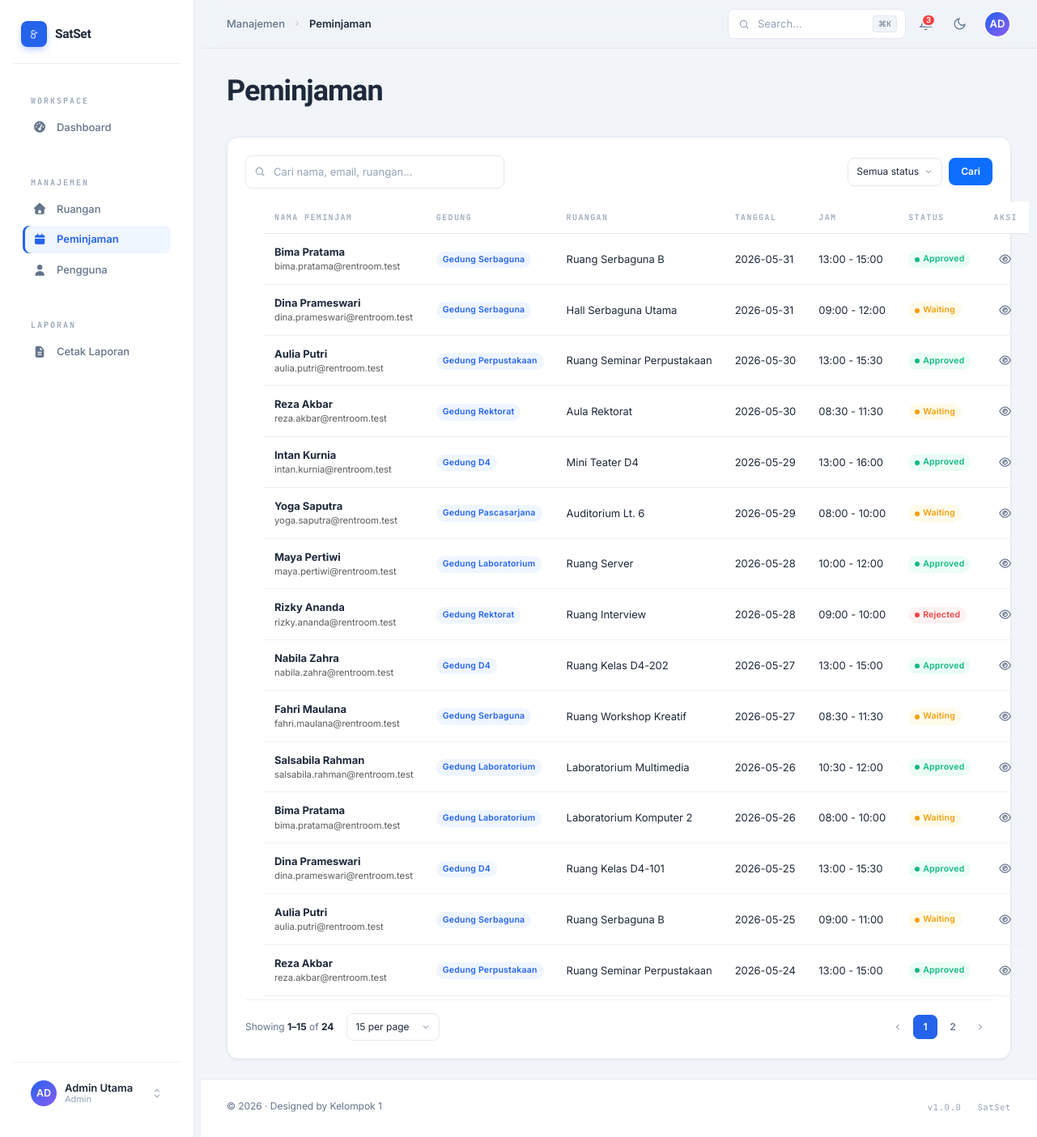
/pages/admin/approvals.php (signed in), run on the app's committed database.
### tables this page shows
CREATE TABLE `reservations` (
  `id` int NOT NULL,
  `user_id` int DEFAULT NULL,
  `room_id` int DEFAULT NULL,
  `reservation_date` date NOT NULL,
  `start_hour` time NOT NULL,
  `end_hour` time NOT NULL,
  `reason` text,
  `status` enum('waiting','approved','rejected') DEFAULT 'waiting',
  `approved_by` int DEFAULT NULL COMMENT 'Fitur Audit Trail',
  `created_at` timestamp NULL DEFAULT (now())
);

CREATE TABLE `users` (
  `id` int NOT NULL,
  `password` varchar(255) NOT NULL,
  `name` varchar(100) DEFAULT NULL,
  `email` varchar(100) DEFAULT NULL,
  `is_active` tinyint DEFAULT '1' COMMENT 'Untuk fitur Soft Delete',
  `role` enum('admin','user') NOT NULL
);

CREATE TABLE `buildings` (
  `id` int NOT NULL,
  `name` varchar(100) NOT NULL COMMENT 'Contoh: Gedung D4, Gedung D3'
);

CREATE TABLE `rooms` (
  `id` int NOT NULL,
  `building_id` int NOT NULL COMMENT 'Menghubungkan ruangan ke gedungnya',
  `room_name` varchar(100) NOT NULL,
  `capacity` int DEFAULT NULL,
  `facility` text,
  `short_description` text,
  `detail_description` text,
  `is_active` tinyint DEFAULT '1' COMMENT 'Untuk fitur Soft Delete'
);

### pages/admin/approvals.php (the view, shortened to what this page needs)
<?php
$active = 'peminjaman';
$crumbs = 'Manajemen | Peminjaman';
require_once __DIR__ . '/../../config/connection.php';
$q       = trim($_GET['q']      ?? '');
$status_f = trim($_GET['status'] ?? '');
$page    = max(1, intval($_GET['page'] ?? 1));
$per = isset($_GET['per_page']) ? intval($_GET['per_page']) : 15;
$allowed_status = ['waiting', 'approved', 'rejected'];
if (!in_array($status_f, $allowed_status, true)) $status_f = '';
$where  = '1';
$types  = '';
$params = [];
$from = "FROM reservations r
         JOIN users u  ON u.id  = r.user_id
         JOIN rooms rm ON rm.id = r.room_id
         JOIN buildings b ON b.id = rm.building_id
         WHERE $where";
$cnt_sql  = "SELECT COUNT(*) $from";
$cnt_stmt = $conn->prepare($cnt_sql);
$cnt_stmt->execute();
$total = $cnt_stmt->get_result()->fetch_row()[0];
$total_pages = max(1, (int) ceil($total / $per));
$page        = min($page, $total_pages);
$offset      = ($page - 1) * $per;
$data_sql  = "SELECT r.id, u.name AS user_name, u.email AS user_email,
                     b.name AS building_name, rm.room_name,
                     r.reservation_date, r.start_hour, r.end_hour,
                     r.reason, r.status, r.user_id, r.room_id
              $from ORDER BY r.created_at DESC LIMIT ? OFFSET ?";
$data_stmt = $conn->prepare($data_sql);
$d_types   = $types . 'ii';
$d_params  = array_merge($params, [$per, $offset]);
$data_stmt->bind_param($d_types, ...$d_params);
$data_stmt->execute();
$reservations = $data_stmt->get_result()->fetch_all(MYSQLI_ASSOC);
?>
<!DOCTYPE html>
<html lang="en">
<head><?php include __DIR__ . '/../../includes/header.php'; ?></head>
<body data-active="<?= htmlspecialchars($active) ?>" data-crumbs="<?= htmlspecialchars($crumbs) ?>">
<div class="shell">
    <?php include __DIR__ . '/../../includes/sidebar.php'; ?>
    <div class="main">
        <?php include __DIR__ . '/../../includes/navbar.php'; ?>
        <main class="content">
            <section class="hero">
                <div class="hero-text"><h1 class="hero-title">Peminjaman</h1></div>
            </section>
            <div class="grid">
                <section class="col-12 card">
                    <form method="get" id="filter-form">
                        <div class="data-toolbar">
                            <div class="data-toolbar-left">
                                <div class="input-icon" style="flex:1;max-width:320px;">
                                    <span class="ico"><svg viewBox="0 0 24 24"><circle cx="11" cy="11" r="7"/><path d="m21 21-4.3-4.3"/></svg></span>
                                    <input class="input" type="search" name="q" value="<?= htmlspecialchars($q) ?>" placeholder="Cari nama, email, ruangan...">
                                </div>
                            </div>
                            <div class="data-toolbar-right">
                                <select class="select" name="status" onchange="this.form.submit()" style="width:auto;padding:7px 28px 7px 10px;font-size:12px;">
                                    <option value="">Semua status</option>
                                </select>
                                <button type="submit" class="btn btn-primary" style="font-size:12px;padding:7px 14px;">Cari</button>
                            </div>
                        </div>
                    </form>
                    <div>
                        <table class="data-table" style="margin:0 22px;min-width:900px;">
                            <thead>
                                <tr>
                                    <th>Nama Peminjam</th>
                                    <th>Gedung</th>
                                    <th>Ruangan</th>
                                    <th>Tanggal</th>
                                    <th>Jam</th>
                                    <th>Status</th>
                                    <th>Aksi</th>
                                </tr>
                            </thead>
                            <tbody>
                            <?php foreach ($reservations as $row):
                                $sc    = $row['status']==='approved' ? 'success' : ($row['status']==='rejected' ? 'danger' : 'warning');
                                $start = substr($row['start_hour'], 0, 5);
                                $end   = substr($row['end_hour'],   0, 5);
                            ?>
                            <tr class="data-row"
                                data-id="<?= $row['id'] ?>"
                                data-user-id="<?= $row['user_id'] ?>"
                                data-user-name="<?= htmlspecialchars($row['user_name']) ?>"
                                data-user-email="<?= htmlspecialchars($row['user_email']) ?>"
                                data-building="<?= htmlspecialchars($row['building_name']) ?>"
                                data-room-id="<?= $row['room_id'] ?>"
                                data-room-name="<?= htmlspecialchars($row['room_name']) ?>"
                                data-date="<?= $row['reservation_date'] ?>"
                                data-start="<?= $start ?>"
                                data-end="<?= $end ?>"
                                data-reason="<?= htmlspecialchars($row['reason']) ?>"
                                data-status="<?= $row['status'] ?>">
                                <td>
                                    <div class="fw-bold"><?= htmlspecialchars($row['user_name']) ?></div>
                                    <div class="small text-muted"><?= htmlspecialchars($row['user_email']) ?></div>
                                </td>
                                <td><span class="badge primary"><?= htmlspecialchars($row['building_name']) ?></span></td>
                                <td><?= htmlspecialchars($row['room_name']) ?></td>
                                <td><?= $row['reservation_date'] ?></td>
                                <td><?= $start ?> - <?= $end ?></td>
                                <td><span class="badge <?= $sc ?> dot"><?= ucfirst($row['status']) ?></span></td>
                                <td>
                                    <div class="data-cell-actions">
                                        <button class="btn--icon btn-view"   aria-label="View"   data-id="<?= $row['id'] ?>"><i class="fa-regular fa-eye"></i></button>
                                    </div>
                                </td>
                            </tr>
                            <?php endforeach; ?>
                            </tbody>
                        </table>
                    </div>
                    <div class="data-foot">
                        <div class="data-foot-info">
                            <?php
                            $from_n = $total > 0 ? ($page-1)*$per+1 : 0;
                            $to_n   = min($page*$per, $total);
                            ?>
                            <span>Showing <strong style="color:var(--t-base)"><?= $from_n ?>–<?= $to_n ?></strong> of <strong style="color:var(--t-base)"><?= $total ?></strong></span>
                            <select class="select" name="per_page"
                                style="width:auto; padding:7px 28px 7px 10px; font-size:12px; margin-right:10px;"
                                onchange="document.getElementById('filter-per-page').value=this.value; document.getElementById('filter-form').submit();">
                                <option value="15" <?= $per === 15 ? 'selected' : '' ?>>15 per page</option>
                            </select>
                        </div>
                        <?php if ($total_pages > 1): ?>
                        <div class="pager">
                            <?php
                            $qs = function($p) use ($q, $status_f, $per) {
                                return '?' . http_build_query(array_filter(['q'=>$q,'status'=>$status_f,'page'=>$p,'per_page'=>$per], fn($v)=>$v!==''));
                            };
                            ?>
                            <a href="<?= $qs($page-1) ?>" class="pager-btn <?= $page<=1?'disabled':'' ?>" <?= $page<=1?'aria-disabled="true"':'' ?>>
                                <svg viewBox="0 0 24 24"><path d="m15 18-6-6 6-6"/></svg>
                            </a>
                            <?php for ($p=1; $p<=$total_pages; $p++): ?>
                            <a href="<?= $qs($p) ?>" class="pager-btn <?= $p===$page?'is-active':'' ?>"><?= $p ?></a>
                            <?php endfor; ?>
                            <a href="<?= $qs($page+1) ?>" class="pager-btn <?= $page>=$total_pages?'disabled':'' ?>" <?= $page>=$total_pages?'aria-disabled="true"':'' ?>>
                                <svg viewBox="0 0 24 24"><path d="m9 18 6-6-6-6"/></svg>
                            </a>
                        </div>
                        <?php endif; ?>
                    </div>
                </section>
            </div>
        </main>
        <?php include __DIR__ . '/../../includes/footer.php'; ?>
    </div>
    <?php include __DIR__ . '/../../includes/script.php'; ?>
</body>
</html>

### assets/css/admin/dashboard.css (style rules this page uses)
*, *::before, *::after { box-sizing: border-box; margin: 0; padding: 0; }
body { font-family: Inter, -apple-system, Roboto, Helvetica, sans-serif; background: #f1f5f9; color: #1e293b; }
.shell { display: flex; min-height: 100vh; }
.main { flex: 1 1 0; display: flex; flex-direction: column; min-width: 0; background: #f1f5f9; }
.content { flex: 1; padding: 24px 28px 40px; background: #f1f5f9; }

### assets/css/admin/rooms.css (style rules this page uses)
.pager { display: flex; align-items: center; gap: 6px; flex-wrap: wrap; justify-content: flex-end; }
.pager-btn { appearance: none; border: 1px solid transparent; background: transparent; min-width: 32px; height: 32px; padding: 0 10px; border-radius: 8px; display: inline-flex; align-items: center; justify-content: center; font-size: 12px; font-weight: 600; color: var(--t-muted); transition: background-color 160ms ease, color 160ms ease, border-color 160ms ease; }
.pager-btn.is-active { background: var(--primary); color: #fff; border-color: var(--primary); }
.pager-btn svg { width: 12px; height: 12px; stroke: currentColor; stroke-width: 2; fill: none; }

### data on the page
reservations: user.name "Bima Pratama", user.email "bima.pratama@rentroom.test", buildings.name "Gedung Serbaguna", room.room_name "Ruang Serbaguna B", reservation_date "2026-05-31", start_hour "13:00", end_hour "15:00", status "Approved"
reservations: user.name "Dina Prameswari", user.email "dina.prameswari@rentroom.test", buildings.name "Gedung Serbaguna", room.room_name "Hall Serbaguna Utama", reservation_date "2026-05-31", start_hour "09:00", end_hour "12:00", status "Waiting"
reservations: user.name "Aulia Putri", user.email "aulia.putri@rentroom.test", buildings.name "Gedung Perpustakaan", room.room_name "Ruang Seminar Perpustakaan", reservation_date "2026-05-30", start_hour "13:00", end_hour "15:30", status "Approved"
reservations: user.name "Reza Akbar", user.email "reza.akbar@rentroom.test", buildings.name "Gedung Rektorat", room.room_name "Aula Rektorat", reservation_date "2026-05-30", start_hour "08:30", end_hour "11:30", status "Waiting"
reservations: user.name "Intan Kurnia", user.email "intan.kurnia@rentroom.test", buildings.name "Gedung D4", room.room_name "Mini Teater D4", reservation_date "2026-05-29", start_hour "13:00", end_hour "16:00", status "Approved"
reservations: user.name "Yoga Saputra", user.email "yoga.saputra@rentroom.test", buildings.name "Gedung Pascasarjana", room.room_name "Auditorium Lt. 6", reservation_date "2026-05-29", start_hour "08:00", end_hour "10:00", status "Waiting"
reservations: user.name "Maya Pertiwi", user.email "maya.pertiwi@rentroom.test", buildings.name "Gedung Laboratorium", room.room_name "Ruang Server", reservation_date "2026-05-28", start_hour "10:00", end_hour "12:00", status "Approved"
reservations: user.name "Rizky Ananda", user.email "rizky.ananda@rentroom.test", buildings.name "Gedung Rektorat", room.room_name "Ruang Interview", reservation_date "2026-05-28", start_hour "09:00", end_hour "10:00", status "Rejected"
reservations: user.name "Nabila Zahra", user.email "nabila.zahra@rentroom.test", buildings.name "Gedung D4", room.room_name "Ruang Kelas D4-202", reservation_date "2026-05-27", start_hour "13:00", end_hour "15:00", status "Approved"
reservations: user.name "Fahri Maulana", user.email "fahri.maulana@rentroom.test", buildings.name "Gedung Serbaguna", room.room_name "Ruang Workshop Kreatif", reservation_date "2026-05-27", start_hour "08:30", end_hour "11:30", status "Waiting"
reservations: user.name "Salsabila Rahman", user.email "salsabila.rahman@rentroom.test", buildings.name "Gedung Laboratorium", room.room_name "Laboratorium Multimedia", reservation_date "2026-05-26", start_hour "10:30", end_hour "12:00", status "Approved"
reservations: user.name "Bima Pratama", user.email "bima.pratama@rentroom.test", buildings.name "Gedung Laboratorium", room.room_name "Laboratorium Komputer 2", reservation_date "2026-05-26", start_hour "08:00", end_hour "10:00", status "Waiting"
reservations: user.name "Dina Prameswari", user.email "dina.prameswari@rentroom.test", buildings.name "Gedung D4", room.room_name "Ruang Kelas D4-101", reservation_date "2026-05-25", start_hour "13:00", end_hour "15:30", status "Approved"
reservations: user.name "Aulia Putri", user.email "aulia.putri@rentroom.test", buildings.name "Gedung Serbaguna", room.room_name "Ruang Serbaguna B", reservation_date "2026-05-25", start_hour "09:00", end_hour "11:00", status "Waiting"
reservations: user.name "Reza Akbar", user.email "reza.akbar@rentroom.test", buildings.name "Gedung Perpustakaan", room.room_name "Ruang Seminar Perpustakaan", reservation_date "2026-05-24", start_hour "13:00", end_hour "15:00", status "Approved"

### other printed values
$section['label'] "WORKSPACE"
$item['text'] "Dashboard"
$section['label'] "MANAJEMEN"
$item['text'] "Ruangan"
$item['text'] "Peminjaman"
$item['text'] "Pengguna"
$section['label'] "LAPORAN"
$item['text'] "Cetak Laporan"
$name "Admin Utama"
$session_role "Admin"
$p "Manajemen"
$p "Peminjaman"
$from_n "1"
$to_n "15"
$total "24"
